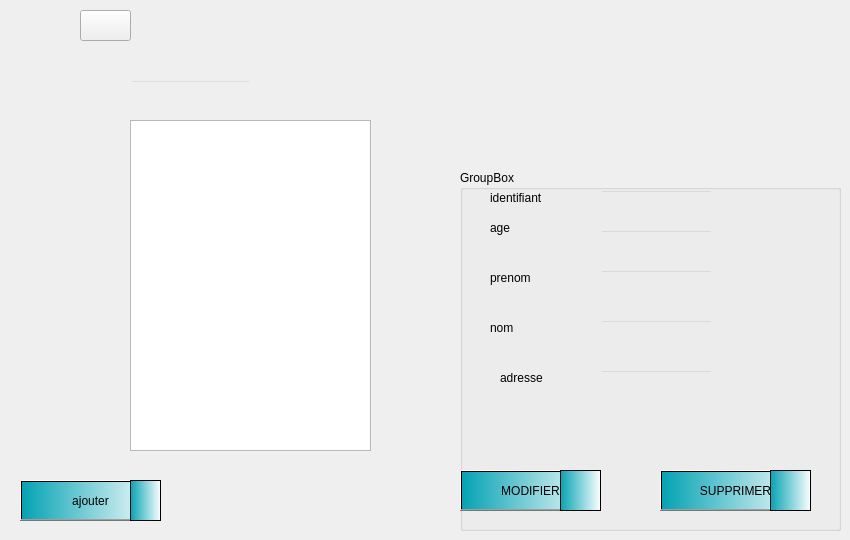
        <widget class="QWidget" name="afficher_client">
         <property name="styleSheet">
          <string notr="true">#afficher_client{
background-color: transparent;
border-image: url(:fond.png);
background: none;
border: none;
background-repeat: none;
}</string>
         </property>
         <widget class="QTableView" name="tableView_client">
          <property name="geometry">
           <rect>
            <x>130</x>
            <y>120</y>
            <width>241</width>
            <height>331</height>
           </rect>
          </property>
         </widget>
         <widget class="QPushButton" name="pushButton_Ajouter_client">
          <property name="geometry">
           <rect>
            <x>20</x>
            <y>480</y>
            <width>141</width>
            <height>41</height>
           </rect>
          </property>
          <property name="styleSheet">
           <string notr="true">background-color: qlineargradient(spread:repeat, x1:0, y1:0, x2:1, y2:0, stop:0 rgba(3, 163, 179, 255), stop:1 rgba(255, 255, 255, 255));</string>
          </property>
          <property name="text">
           <string>ajouter</string>
          </property>
         </widget>
         <widget class="QLineEdit" name="age_client">
          <property name="geometry">
           <rect>
            <x>600</x>
            <y>230</y>
            <width>113</width>
            <height>22</height>
           </rect>
          </property>
          <property name="styleSheet">
           <string notr="true">

#age_client
{
background-color: transparent;
border-image: url(:Esp_gener.png);

}


</string>
          </property>
         </widget>
         <widget class="QLineEdit" name="prenom_client">
          <property name="geometry">
           <rect>
            <x>600</x>
            <y>270</y>
            <width>113</width>
            <height>22</height>
           </rect>
          </property>
          <property name="styleSheet">
           <string notr="true">

#prenom_client{
background-color: transparent;
border-image: url(:Esp_gener.png);

}


</string>
          </property>
         </widget>
         <widget class="QLineEdit" name="nom_client">
          <property name="geometry">
           <rect>
            <x>600</x>
            <y>320</y>
            <width>113</width>
            <height>22</height>
           </rect>
          </property>
          <property name="styleSheet">
           <string notr="true">

#nom_client{
background-color: transparent;
border-image: url(:Esp_gener.png);

}


</string>
          </property>
         </widget>
         <widget class="QLabel" name="label_68">
          <property name="geometry">
           <rect>
            <x>490</x>
            <y>220</y>
            <width>71</width>
            <height>16</height>
           </rect>
          </property>
          <property name="text">
           <string>age</string>
          </property>
         </widget>
         <widget class="QLineEdit" name="id_client">
          <property name="geometry">
           <rect>
            <x>600</x>
            <y>190</y>
            <width>113</width>
            <height>22</height>
           </rect>
          </property>
          <property name="styleSheet">
           <string notr="true">

#id_client{
background-color: transparent;
border-image: url(:Esp_gener.png);

}


</string>
          </property>
          <property name="text">
           <string/>
          </property>
         </widget>
         <widget class="QLabel" name="label_69">
          <property name="geometry">
           <rect>
            <x>490</x>
            <y>320</y>
            <width>71</width>
            <height>16</height>
           </rect>
          </property>
          <property name="text">
           <string>nom</string>
          </property>
         </widget>
         <widget class="QLineEdit" name="adresse">
          <property name="geometry">
           <rect>
            <x>600</x>
            <y>370</y>
            <width>113</width>
            <height>22</height>
           </rect>
          </property>
          <property name="styleSheet">
           <string notr="true">

#adresse{
background-color: transparent;
border-image: url(:Esp_gener.png);

}


</string>
          </property>
         </widget>
         <widget class="QLabel" name="label_70">
          <property name="geometry">
           <rect>
            <x>500</x>
            <y>370</y>
            <width>71</width>
            <height>16</height>
           </rect>
          </property>
          <property name="text">
           <string>adresse</string>
          </property>
         </widget>
         <widget class="QLabel" name="label_71">
          <property name="geometry">
           <rect>
            <x>490</x>
            <y>270</y>
            <width>71</width>
            <height>16</height>
           </rect>
          </property>
          <property name="text">
           <string>prenom</string>
          </property>
         </widget>
         <widget class="QLabel" name="label_72">
          <property name="geometry">
           <rect>
            <x>490</x>
            <y>190</y>
            <width>71</width>
            <height>16</height>
           </rect>
          </property>
          <property name="text">
           <string>identifiant</string>
          </property>
         </widget>
         <widget class="QPushButton" name="re_7_5">
          <property name="geometry">
           <rect>
            <x>80</x>
            <y>10</y>
            <width>51</width>
            <height>31</height>
           </rect>
          </property>
          <property name="styleSheet">
           <string notr="true">image: url(:/resource/login.png);</string>
          </property>
          <property name="text">
           <string/>
          </property>
         </widget>
         <widget class="QGroupBox" name="groupBox_client">
          <property name="geometry">
           <rect>
            <x>460</x>
            <y>170</y>
            <width>381</width>
            <height>361</height>
           </rect>
          </property>
          <property name="title">
           <string>GroupBox</string>
          </property>
          <widget class="QPushButton" name="pushButton_supp">
           <property name="geometry">
            <rect>
             <x>200</x>
             <y>300</y>
             <width>151</width>
             <height>41</height>
            </rect>
           </property>
           <property name="styleSheet">
            <string notr="true">background-color: qlineargradient(spread:repeat, x1:0, y1:0, x2:1, y2:0, stop:0 rgba(3, 163, 179, 255), stop:1 rgba(255, 255, 255, 255));</string>
           </property>
           <property name="text">
            <string>SUPPRIMER</string>
           </property>
          </widget>
          <widget class="QPushButton" name="pushButton_Modif_client">
           <property name="geometry">
            <rect>
             <x>0</x>
             <y>300</y>
             <width>141</width>
             <height>41</height>
            </rect>
           </property>
           <property name="styleSheet">
            <string notr="true">background-color: qlineargradient(spread:repeat, x1:0, y1:0, x2:1, y2:0, stop:0 rgba(3, 163, 179, 255), stop:1 rgba(255, 255, 255, 255));</string>
           </property>
           <property name="text">
            <string>MODIFIER</string>
           </property>
          </widget>
          <widget class="QFrame" name="frame_61">
           <property name="geometry">
            <rect>
             <x>100</x>
             <y>300</y>
             <width>41</width>
             <height>41</height>
            </rect>
           </property>
           <property name="styleSheet">
            <string notr="true">background-color: qlineargradient(spread:repeat, x1:0, y1:0, x2:1, y2:0, stop:0 rgba(3, 163, 179, 255), stop:1 rgba(255, 255, 255, 255));
image: url(:/resource/edit .png);</string>
           </property>
           <property name="frameShape">
            <enum>QFrame::StyledPanel</enum>
           </property>
           <property name="frameShadow">
            <enum>QFrame::Raised</enum>
           </property>
           <widget class="QFrame" name="frame_62">
            <property name="geometry">
             <rect>
              <x>40</x>
              <y>20</y>
              <width>41</width>
              <height>41</height>
             </rect>
            </property>
            <property name="frameShape">
             <enum>QFrame::StyledPanel</enum>
            </property>
            <property name="frameShadow">
             <enum>QFrame::Raised</enum>
            </property>
           </widget>
          </widget>
          <widget class="QFrame" name="frame_63">
           <property name="geometry">
            <rect>
             <x>310</x>
             <y>300</y>
             <width>41</width>
             <height>41</height>
            </rect>
           </property>
           <property name="styleSheet">
            <string notr="true">background-color: qlineargradient(spread:repeat, x1:0, y1:0, x2:1, y2:0, stop:0 rgba(3, 163, 179, 255), stop:1 rgba(255, 255, 255, 255));
image: url(:/resource/cancel (1).png);
</string>
           </property>
           <property name="frameShape">
            <enum>QFrame::StyledPanel</enum>
           </property>
           <property name="frameShadow">
            <enum>QFrame::Raised</enum>
           </property>
           <widget class="QFrame" name="frame_64">
            <property name="geometry">
             <rect>
              <x>40</x>
              <y>20</y>
              <width>41</width>
              <height>41</height>
             </rect>
            </property>
            <property name="frameShape">
             <enum>QFrame::StyledPanel</enum>
            </property>
            <property name="frameShadow">
             <enum>QFrame::Raised</enum>
            </property>
           </widget>
          </widget>
         </widget>
         <widget class="QLabel" name="label_73">
          <property name="geometry">
           <rect>
            <x>560</x>
            <y>60</y>
            <width>55</width>
            <height>16</height>
           </rect>
          </property>
          <property name="text">
           <string/>
          </property>
         </widget>
         <widget class="QLineEdit" name="recherche_cl">
          <property name="geometry">
           <rect>
            <x>130</x>
            <y>80</y>
            <width>121</width>
            <height>21</height>
           </rect>
          </property>
          <property name="styleSheet">
           <string notr="true">

#recherche_cl{
background-color: transparent;
border-image: url(:Esp_gener.png);

}



</string>
          </property>
         </widget>
         <widget class="QFrame" name="frame_60">
          <property name="geometry">
           <rect>
            <x>130</x>
            <y>480</y>
            <width>31</width>
            <height>41</height>
           </rect>
          </property>
          <property name="styleSheet">
           <string notr="true">
background-color: qlineargradient(spread:repeat, x1:0, y1:0, x2:1, y2:0, stop:0 rgba(3, 163, 179, 255), stop:1 rgba(255, 255, 255, 255));
image: url(:/resource/plus (1).png);</string>
          </property>
          <property name="frameShape">
           <enum>QFrame::StyledPanel</enum>
          </property>
          <property name="frameShadow">
           <enum>QFrame::Raised</enum>
          </property>
         </widget>
         <zorder>groupBox_client</zorder>
         <zorder>label_68</zorder>
         <zorder>label_69</zorder>
         <zorder>label_70</zorder>
         <zorder>label_71</zorder>
         <zorder>label_72</zorder>
         <zorder>label_73</zorder>
         <zorder>tableView_client</zorder>
         <zorder>pushButton_Ajouter_client</zorder>
         <zorder>age_client</zorder>
         <zorder>prenom_client</zorder>
         <zorder>nom_client</zorder>
         <zorder>id_client</zorder>
         <zorder>adresse</zorder>
         <zorder>re_7_5</zorder>
         <zorder>recherche_cl</zorder>
         <zorder>frame_60</zorder>
        </widget>
